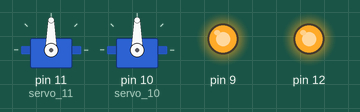
Bench run of a sketch on a simulated Arduino Uno, built with avr-gcc and run on an emulated ATmega328P. On the bench: 2 × servo, output pins drawn as LEDs (lit = HIGH).

Above: at 0.05 s.
At 2.05 s:
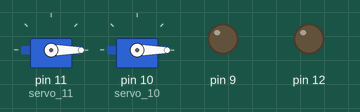
At 3.95 s:
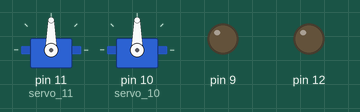
Timing chart, 0 to 5.2 s (numbered marks = the images above):
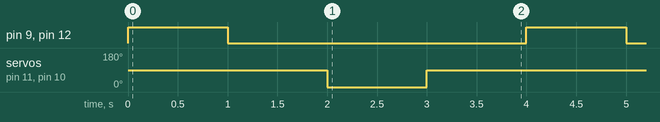

Measured:
- by itself, pin 9, pin 12: alternates HIGH for 1.0 s and LOW for 3.0 s
- by itself, servo on pin 11 (servo_11), servo on pin 10 (servo_10): alternates 90° for 3.0 s and 0° for 1.0 s

The sketch:

Distance_sensor.ino
```cpp
// C++ code
//
#include <Servo.h>

Servo servo_11;

Servo servo_10;

void setup()
{
  pinMode(12, OUTPUT);
  pinMode(9, OUTPUT);
  servo_11.attach(11, 500, 2500);
  servo_10.attach(10, 500, 2500);
}

void loop()
{
  digitalWrite(12, HIGH);
  digitalWrite(9, HIGH);
  delay(1000); // Wait for 1000 millisecond(s)
  digitalWrite(12, LOW);
  digitalWrite(9, LOW);
  delay(1000); // Wait for 1000 millisecond(s)
  servo_11.write(0);
  servo_10.write(0);
  delay(1000); // Wait for 1000 millisecond(s)
  servo_11.write(90);
  servo_10.write(90);
  delay(1000); // Wait for 1000 millisecond(s)
}
```
